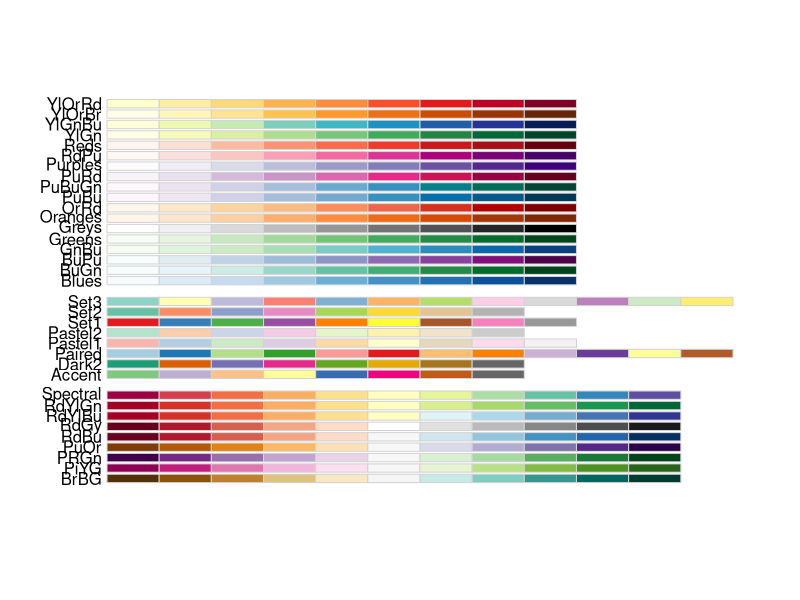
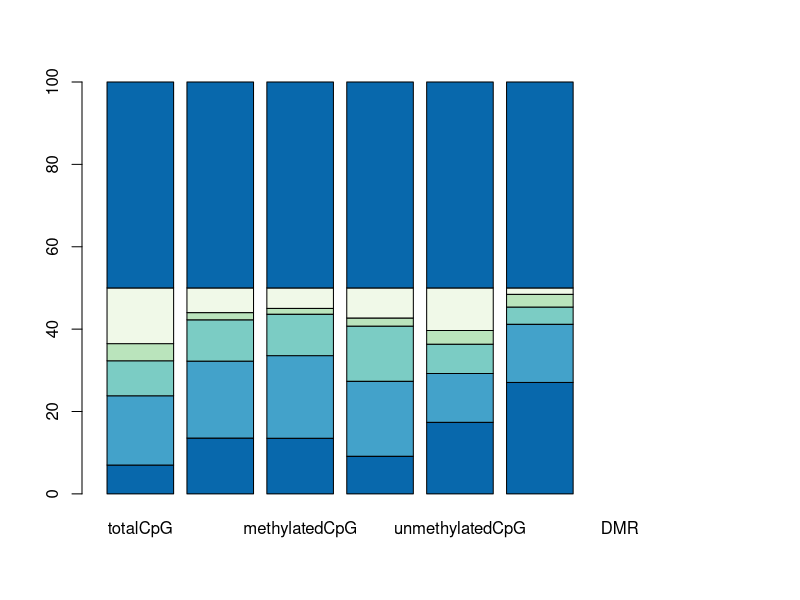
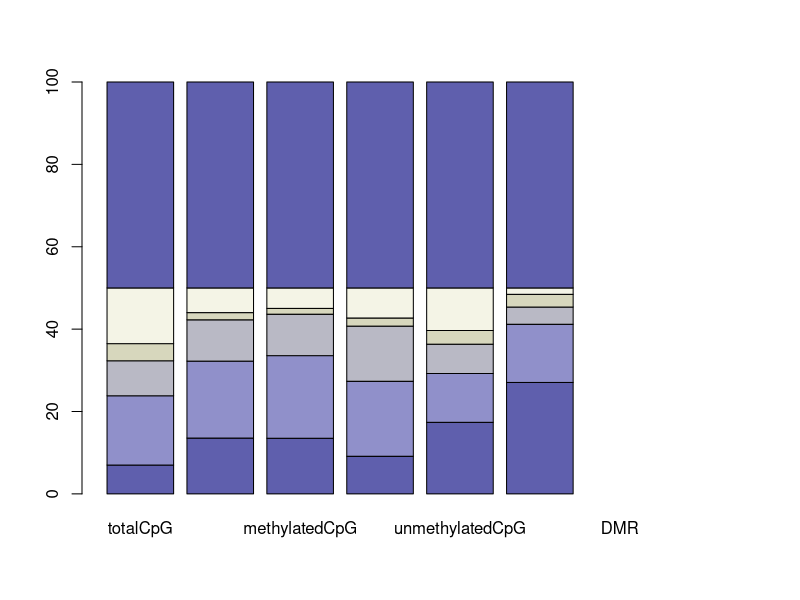
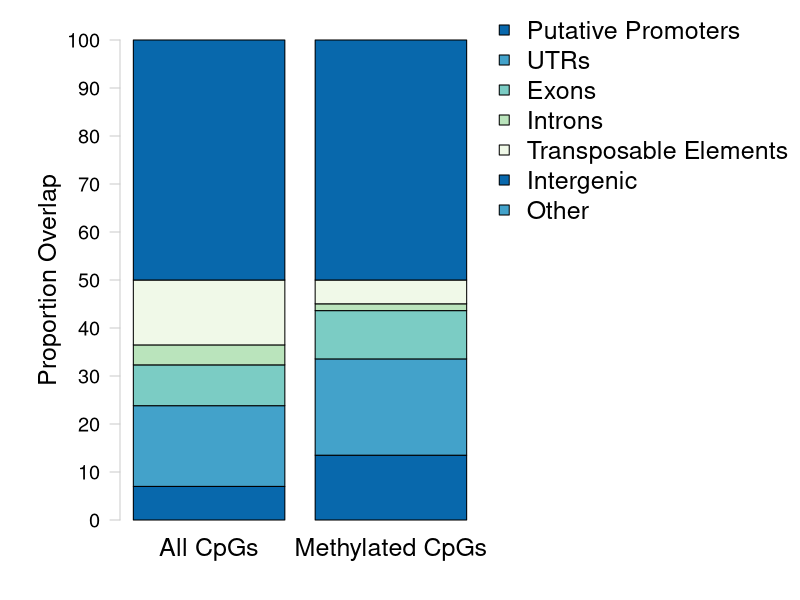
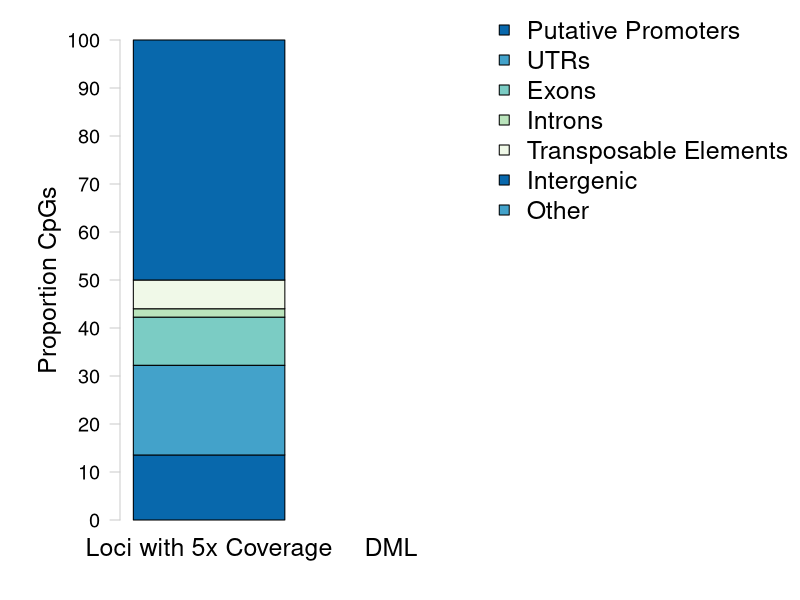

Write R code to recreate these figures, in order.
## ---- chunk 1
knitr::opts_chunk$set(echo = TRUE)
## ---- chunk 2
#install.packages("RColorBrewer")
require(RColorBrewer) #Load RColorBrewer

#install.packages("dichromat")
require(dichromat)
## ---- chunk 3
sessionInfo()
## ---- chunk 4
overlapData <- read.csv("../analyses/2018-12-02-Gene-Enrichment-Analysis/2019-01-15-Overlap-Proportions.csv", header = TRUE)
rownames(overlapData) <- overlapData$genomicFeature #Set genomic feature indication and rownames
overlapData <- overlapData[,-1] #Remove genomic feature indication column
head(overlapData) #Confirm import
## ---- chunk 5
proportionData <- overlapData #Copy overlap data as a new dataframe
nLength <- length(proportionData$totalCpG) #Count number of rows
for(i in 1:nLength) {
  proportionData[8,i] <- sum(proportionData[,i], na.rm = TRUE)
} #Count the total number of entries for each column
tail(proportionData) #Confirm changes
## ---- chunk 6
nLength <- length(proportionData$totalCpG) #Count number of rows
for(i in 1:nLength) {
  proportionData[i,] <- (proportionData[i,]/proportionData[8,])*100
} #Divide each column of proportionData by respective totalLines entry. Multiply by 100 and and save the percentage
tail(proportionData) #Confirm changes
## ---- chunk 7
proportionData <- proportionData[-8,] #Remove totalLines row
tail(proportionData) #Confirm changes
## ---- chunk 8
totalVersusMethylated <- overlapData[, c(1,3)] #Subset data for statistical testing
totalVersusMethylated <- totalVersusMethylated[-6, ] #Remove totalLines row
head(totalVersusMethylated) #Confirm changes
## ---- chunk 9
totalVersusMethylatedTest <- chisq.test(t(totalVersusMethylated)) #Conduct a chi-squared test
totalVersusMethylatedTest #The distribution of methylated CpGs is significantly different from all CpG
## ---- chunk 10
enrichedVersusDML <- overlapData[,c(2,6)] #Subset data for statistical testing
enrichedVersusDML <- enrichedVersusDML[-6,] #Remove totalLines row
head(enrichedVersusDML) #Confirm changes
## ---- chunk 11
enrichedVersusDMLTest <- chisq.test(t(enrichedVersusDML)) #Conduct a chi-squared test
enrichedVersusDMLTest #The distribution of DML is significantly different from methylated CpGs.
## ---- chunk 12
RColorBrewer::display.brewer.all() #Show all RColorBrewer palettes. I will choose greens.
plotColors <- rev(RColorBrewer::brewer.pal(5, "GnBu")) #Create a color palette for the barplots. Use 5 green-blue shades from RColorBrewer. Reverse theorder so the darkest shade is used first.
barplot(t(t(proportionData)),
        col = plotColors) #See what plot looks like with new scheme
barplot(t(t(proportionData)),
        col = dichromat(plotColors)) #Check that the plot colors will be easy to interpret for those with color blindess
## ---- chunk 13
allCpGVersusMethylated <- proportionData[,c(1,3)] #Subset data
head(allCpGVersusMethylated) #Confirm subset
## ---- chunk 14
#pdf("../analyses/2018-12-02-Gene-Enrichment-Analysis/2019-04-10-All-CpGs-Versus-Methylated-CpGs.pdf", height = 8.5, width = 11)
par(mar = c(3,5,1,1), oma = c(1, 1, 1, 15)) #Change figure boundaries

par(mar = c(3,5,1,1), oma = c(1, 1, 1, 15)) #Change figure boundaries

barplot(t(t(allCpGVersusMethylated)),
        axes = FALSE, 
        names.arg = c("All CpGs", "Methylated CpGs"),
        cex.names = 1.5,
        ylim = c(0,100),
        col = plotColors) #Create a stacked barplot. Use axes = FALSE to remove the y-axis and names.arg to set labels on the x-axis.
axis(side = 2, at = seq(0, 100, by = 10), las = 2, col = "grey80", cex.axis = 1.2)
mtext(side = 2, "Proportion Overlap", line = 3, cex = 1.5) #Add y-axis label

par(fig = c(0, 1, 0, 1), oma = c(0, 0, 0, 0), mar = c(0, 0, 0, 0), new = TRUE) #Create new plot
plot(0, 0, type = "n", bty = "n", xaxt = "n", yaxt = "n") #Add new plot on top of current plot
legend("topright",
       xpd = TRUE,
       legend = c("Putative Promoters", "UTRs", "Exons", "Introns", "Transposable Elements", "Intergenic", "Other"),
       pch = 22, 
        col = "black", 
        pt.bg = plotColors,
       bty = "n",
       cex = 1.5) #Place a legend in the top right of the figure with no box

#dev.off()
## ---- chunk 15
enrichedVersusDMLProportions <- proportionData[,c(2,7)] #Subset data
head(enrichedVersusDMLProportions) #Confirm subset
## ---- chunk 16
#pdf("../analyses/2018-12-02-Gene-Enrichment-Analysis/2019-04-10-Enriched-Versus-DML.pdf", height = 8.5, width = 11)
par(mar = c(3,5,1,1), oma = c(1, 1, 1, 15)) #Change figure boundaries

par(mar = c(3,5,1,1), oma = c(1, 1, 1, 15)) #Change figure boundaries

barplot(t(t(enrichedVersusDMLProportions)), 
        axes = FALSE, 
        names.arg = c("Loci with 5x Coverage", "DML"),
        cex.names = 1.5,
        ylim = c(0,100),
        col = plotColors) #Create a stacked barplot. Use axes = FALSE to remove the y-axis and names.arg to set labels on the x-axis.
axis(side = 2, at = seq(0, 100, by = 10), las = 2, col = "grey80", cex.axis = 1.2) #Add y-axis
mtext(side = 2, "Proportion CpGs", line = 3, cex = 1.5) #Add y-axis label

par(fig = c(0, 1, 0, 1), oma = c(0, 0, 0, 0), mar = c(0, 0, 0, 0), new = TRUE) #Create new plot
plot(0, 0, type = "n", bty = "n", xaxt = "n", yaxt = "n") #Add new plot on top of current plot
legend("topright",
       xpd = TRUE,
       legend = c("Putative Promoters", "UTRs", "Exons", "Introns", "Transposable Elements", "Intergenic", "Other"),
       pch = 22, 
        col = "black", 
        pt.bg = plotColors,
       bty = "n",
       cex = 1.5) #Place a legend in the top right of the figure with no box. pch = 22 has a background and outline. col changes the outline, pt.bg changes the point fill

#dev.off()
